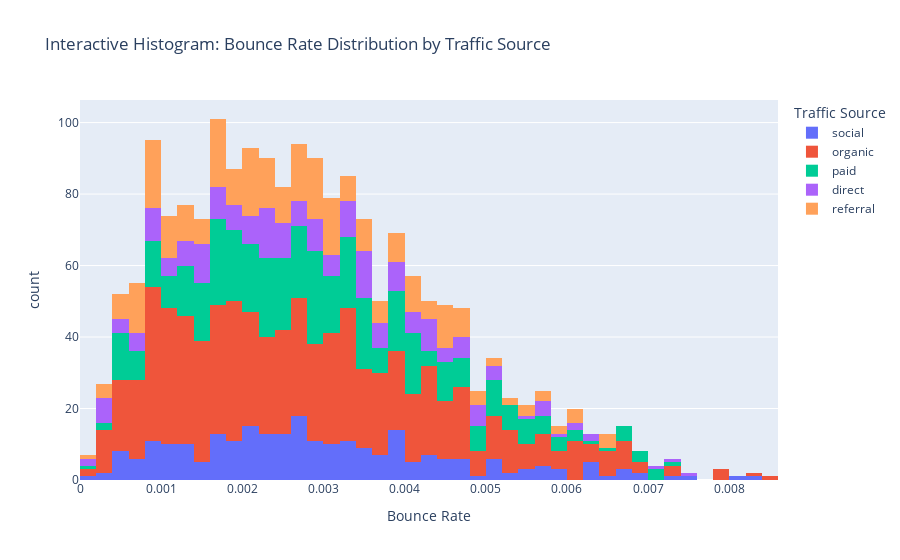

Write notebook code for a chart like this one.
### Markdown cell above
# 4. Interactive Plots (Plotly Express - Histogram)

### Code cell
fig = px.histogram(df, x='Bounce Rate', color='Traffic Source',
                   title='Interactive Histogram: Bounce Rate Distribution by Traffic Source')
fig.show()

### Figure 1 — Plotly figure (JSON) as saved in the notebook; plotly's stock layout.template omitted (floating-point values rounded to 4 significant figures; data arrays with more than 128 entries replaced by an {"elided": "..."} marker saying what was removed)
{"data": [{"alignmentgroup": "True", "bingroup": "x", "hovertemplate": "Traffic Source=social<br>Bounce Rate=%{x}<br>count=%{y}<extra></extra>", "legendgroup": "social", "marker": {"color": "#636efa", "pattern": {"shape": ""}}, "name": "social", "offsetgroup": "social", "orientation": "v", "showlegend": true, "type": "histogram", "x": {"elided": "256 float values"}, "xaxis": "x", "yaxis": "y"}, {"alignmentgroup": "True", "bingroup": "x", "hovertemplate": "Traffic Source=organic<br>Bounce Rate=%{x}<br>count=%{y}<extra></extra>", "legendgroup": "organic", "marker": {"color": "#EF553B", "pattern": {"shape": ""}}, "name": "organic", "offsetgroup": "organic", "orientation": "v", "showlegend": true, "type": "histogram", "x": {"elided": "739 float values"}, "xaxis": "x", "yaxis": "y"}, {"alignmentgroup": "True", "bingroup": "x", "hovertemplate": "Traffic Source=paid<br>Bounce Rate=%{x}<br>count=%{y}<extra></extra>", "legendgroup": "paid", "marker": {"color": "#00cc96", "pattern": {"shape": ""}}, "name": "paid", "offsetgroup": "paid", "orientation": "v", "showlegend": true, "type": "histogram", "x": {"elided": "403 float values"}, "xaxis": "x", "yaxis": "y"}, {"alignmentgroup": "True", "bingroup": "x", "hovertemplate": "Traffic Source=direct<br>Bounce Rate=%{x}<br>count=%{y}<extra></extra>", "legendgroup": "direct", "marker": {"color": "#ab63fa", "pattern": {"shape": ""}}, "name": "direct", "offsetgroup": "direct", "orientation": "v", "showlegend": true, "type": "histogram", "x": {"elided": "206 float values"}, "xaxis": "x", "yaxis": "y"}, {"alignmentgroup": "True", "bingroup": "x", "hovertemplate": "Traffic Source=referral<br>Bounce Rate=%{x}<br>count=%{y}<extra></extra>", "legendgroup": "referral", "marker": {"color": "#FFA15A", "pattern": {"shape": ""}}, "name": "referral", "offsetgroup": "referral", "orientation": "v", "showlegend": true, "type": "histogram", "x": {"elided": "284 float values"}, "xaxis": "x", "yaxis": "y"}], "layout": {"barmode": "relative", "legend": {"title": {"text": "Traffic Source"}, "tracegroupgap": 0}, "title": {"text": "Interactive Histogram: Bounce Rate Distribution by Traffic Source"}, "xaxis": {"anchor": "y", "domain": [0, 1], "title": {"text": "Bounce Rate"}}, "yaxis": {"anchor": "x", "domain": [0, 1], "title": {"text": "count"}}}}
